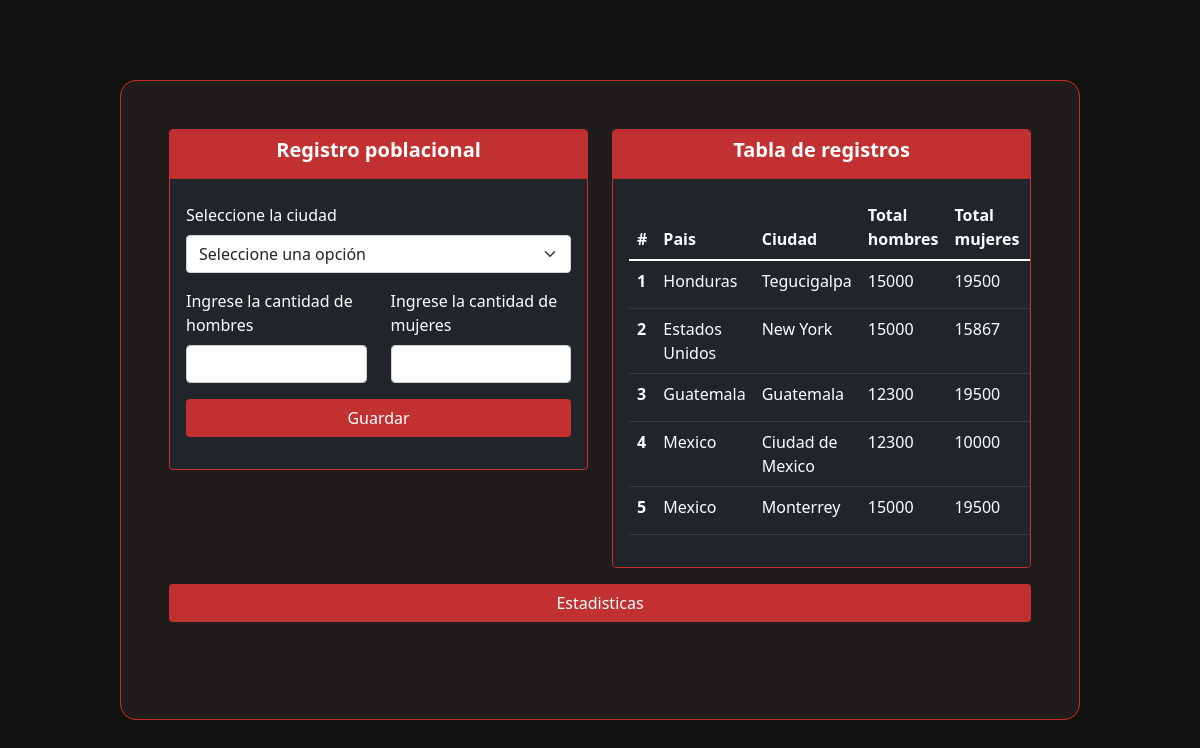
The page / on the database its author committed.
### tables this page shows
CREATE TABLE `ciudad` (
  `idCiudad` int(11) NOT NULL,
  `Ciudad` varchar(250) NOT NULL,
  `Pais` int(11) NOT NULL
);

CREATE TABLE `registro_poblacional` (
  `idRegistro` int(11) NOT NULL,
  `idCiudad` int(11) NOT NULL,
  `totalMujeres` int(11) NOT NULL,
  `totalHombres` int(11) NOT NULL
);

CREATE TABLE `pais` (
  `idPais` int(11) NOT NULL,
  `Pais` varchar(100) NOT NULL
);

### index.php (the view, shortened to what this page needs)
<?php
require("./src/php/database/connection.php");
$sql = "SELECT p.Pais, r.*, c.Ciudad FROM ciudad c INNER JOIN registro_poblacional r ON r.idCiudad=c.idCiudad INNER JOIN pais p ON c.Pais=p.idPais";
$sentencia = mysqli_query($conection, $sql);
?>
<!DOCTYPE html>
<html lang="es">
<head>
    <link href="https://cdn.jsdelivr.net/npm/bootstrap@5.1.3/dist/css/bootstrap.min.css" rel="stylesheet">
    <link rel="stylesheet" href="https://use.fontawesome.com/releases/v5.8.1/css/all.css" />
    <link rel="stylesheet" href="src/style/style.css?v=<?php echo rand(); ?>">
</head>
<body>
    <main>
        <section class="contenedor">
            <div class="container-fluid p-1 p-xl-5 p-lg-3">
                <div class="row">
                    <div class="col-xl-6 col-lg-12 mb-3">
                        <div class="card border-morado bg-dark">
                            <div class="card-header bg-morado text-center">
                                <h5 class="fw-bold">Registro poblacional</h5>
                            </div>
                            <div class="card-body">
                                <form action="./src/php/funciones/guardar.php" method="POST" id="formRegistro">
                                    <div class="row">
                                        <div class="col-lg-12 mb-3">
                                            <label class="form-label text-white">Seleccione la ciudad</label>
                                            <select name="ciudad" id="ciudad" class="form-select">
                                                <option value="">Seleccione una opción</option>
                                            </select>
                                        </div>
                                        <div class="col-lg-6 mb-3">
                                            <label class="form-label text-white">Ingrese la cantidad de hombres</label>
                                            <input type="text" name="hombres" id="hombres" class="form-control">
                                        </div>
                                        <div class="col-lg-6 mb-3">
                                            <label class="form-label text-white">Ingrese la cantidad de mujeres</label>
                                            <input type="text" name="mujeres" id="mujeres" class="form-control">
                                        </div>
                                        <div class="col-lg-12 mb-3">
                                            <div class="d-grid">
                                                <button type="submit" class="btn btn-morado">Guardar</button>
                                            </div>
                                        </div>
                                    </div>
                                </form>
                            </div>
                        </div>
                    </div>
                    <div class="col-xl-6 col-lg-12 mb-3">
                        <div class="card border-morado bg-dark scrol-tabla">
                            <div class="card-header bg-morado text-center">
                                <h5 class="fw-bold">Tabla de registros</h5>
                            </div>
                            <div class="card-body">
                                <table class="table table-dark table-hover">
                                    <thead>
                                        <tr>
                                            <th scope="col">#</th>
                                            <th scope="col">Pais</th>
                                            <th scope="col">Ciudad</th>
                                            <th scope="col">Total hombres</th>
                                            <th scope="col">Total mujeres</th>
                                            <th scope="col">Acciones</th>
                                        </tr>
                                    </thead>
                                    <tbody>
                                        <?php
                                        if (mysqli_num_rows($sentencia) <= 0) {
                                            echo '
                                                    <tr class="text-center">
                                                        <td colspan="6" class="text-morado fw-bold">NO DATA</td>
                                                    </tr>
                                                ';
                                        } else {
                                            while ($data = mysqli_fetch_assoc($sentencia)) {
                                                echo '
                                                        <tr>
                                                            <th scope="row">' . $data["idRegistro"] . '</th>
                                                            <td>' . $data["Pais"] . '</td>
                                                            <td>' . $data["Ciudad"] . '</td>
                                                            <td>' . $data["totalHombres"] . '</td>
                                                            <td>' . $data["totalMujeres"] . '</td>
                                                            <td>
                                                                <div class="btn-group">
                                                                <a class="btn btn-sm btn-warning" href="./src/php/controller/controller.php?acs=1&idReg=' . $data["idRegistro"] . '" role="button"><i class="fas fa-edit"></i></a>
                                                                <a class="btn btn-sm btn-danger" href="./src/php/controller/controller.php?acs=2&idReg=' . $data["idRegistro"] . '" role="button"><i class="fas fa-trash"></i></a>
                                                                </div>
                                                            </td>
                                                        </tr>
                                                    ';
                                            }
                                        }
                                        ?>
                                    </tbody>
                                </table>
                            </div>
                        </div>
                    </div>
                </div>
                <div class="row">
                    <div class="col-lg-12 mb-2">
                        <div class="d-grid">
                            <button class="btn btn-morado" id="graficas">Estadisticas</button>
                        </div>
                    </div>
                </div>
            </div>
        </section>
    </main>
</body>
</html>

### src/style/style.css (style rules this page uses)
:root { --color-secundario: #201C1C; --color-primario: #121212; --color-morado: #c13131; --color-blaco: #ffffff; }
* { margin: 0; padding: 0; box-sizing: 0; }
.bg-dark { background-color: var(--color-primario); }
.bg-morado { background-color: var(--color-morado); color: var(--color-blaco); }
.border-morado { border: var(--color-morado) solid 1px; }
.btn-morado { background-color: var(--color-morado); color: var(--color-blaco); }
main { display: flex; justify-content: center; align-items: center; min-height: 100vh; background-color: var(--color-primario); }
.contenedor { background-color: var(--color-secundario); min-height: 80vh; width: 80%; border-radius: 1rem; border: var(--color-morado) 1px solid; }
.scrol-tabla { overflow-y: scroll; max-height: 80vh; }

### rows shown on the page
ciudad: registro_poblacional.idRegistro "1", Pais.Pais "Honduras", Ciudad "Tegucigalpa", registro_poblacional.totalHombres "15000", registro_poblacional.totalMujeres "19500"
ciudad: registro_poblacional.idRegistro "2", Pais.Pais "Estados Unidos", Ciudad "New York", registro_poblacional.totalHombres "15000", registro_poblacional.totalMujeres "15867"
ciudad: registro_poblacional.idRegistro "3", Pais.Pais "Guatemala", Ciudad "Guatemala", registro_poblacional.totalHombres "12300", registro_poblacional.totalMujeres "19500"
ciudad: registro_poblacional.idRegistro "4", Pais.Pais "Mexico", Ciudad "Ciudad de Mexico", registro_poblacional.totalHombres "12300", registro_poblacional.totalMujeres "10000"
ciudad: registro_poblacional.idRegistro "5", Pais.Pais "Mexico", Ciudad "Monterrey", registro_poblacional.totalHombres "15000", registro_poblacional.totalMujeres "19500"
